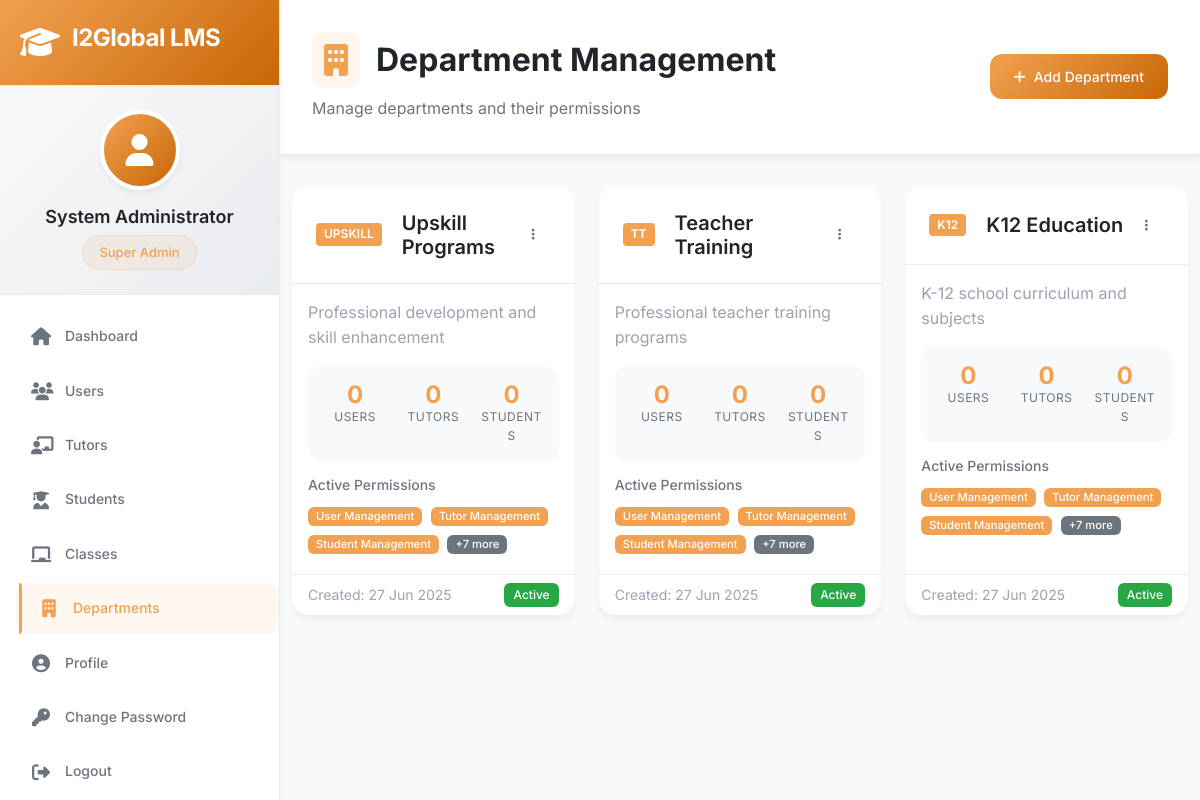
/admin/departments (signed in), run on an earlier commit of the app's database.
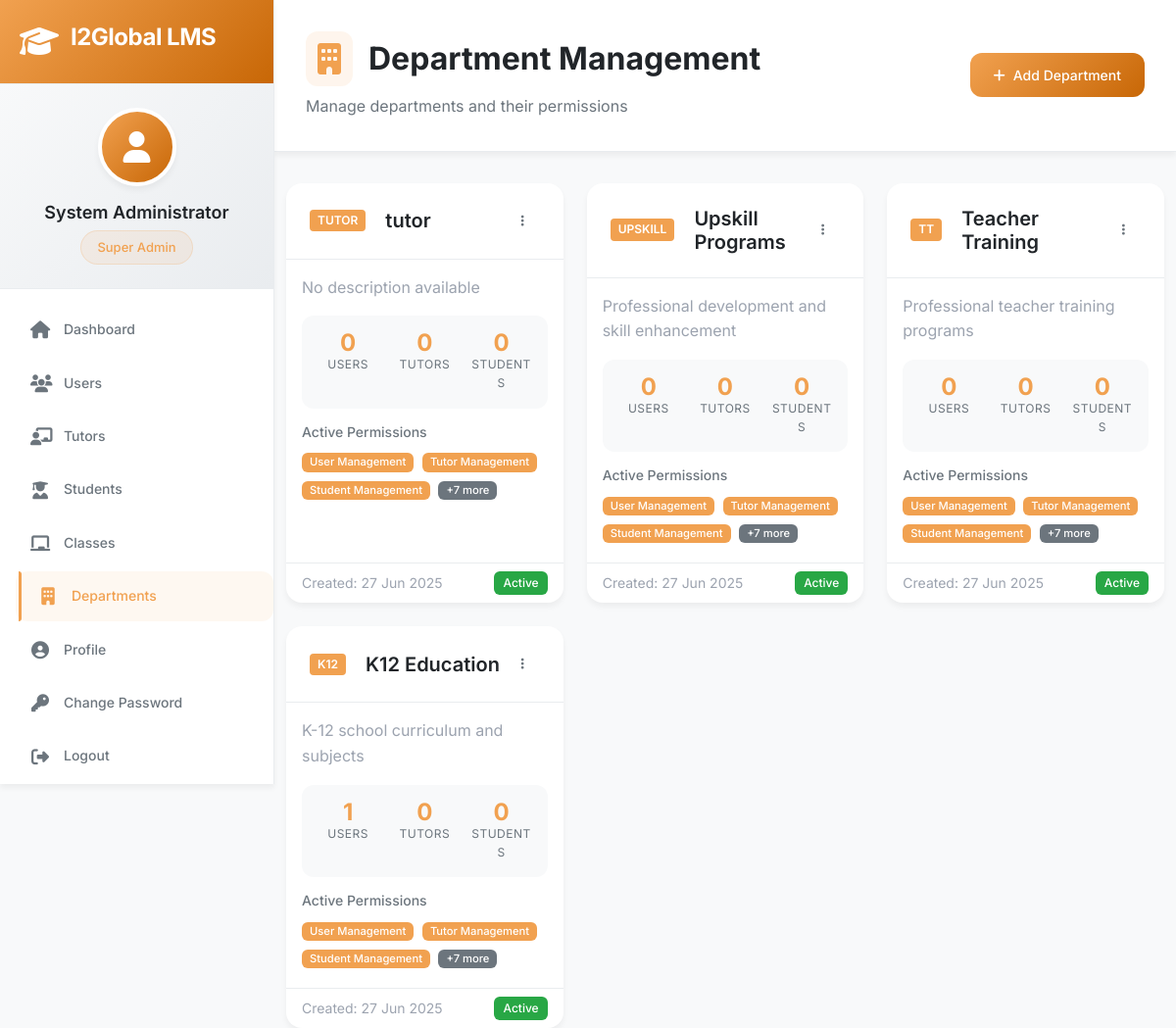
And on a later commit of the database.
### app/models/user.py (models this page shows, shortened)
class User(UserMixin, db.Model):
    __tablename__ = 'users'
    id = db.Column(db.Integer, primary_key=True)
    username = db.Column(db.String(80), unique=True, nullable=False, index=True)
    email = db.Column(db.String(120), unique=True, nullable=False, index=True)
    password_hash = db.Column(db.String(255), nullable=False)
    full_name = db.Column(db.String(100), nullable=False)
    phone = db.Column(db.String(20))
    address = db.Column(db.Text)
    profile_picture = db.Column(db.String(100))
    role = db.Column(db.String(20), nullable=False, default='tutor')  # superadmin, admin, coordinator, tutor
    department_id = db.Column(db.Integer, db.ForeignKey('departments.id'))
    is_active = db.Column(db.Boolean, default=True)
    is_verified = db.Column(db.Boolean, default=False)
    created_at = db.Column(db.DateTime, default=datetime.utcnow)
    last_login = db.Column(db.DateTime)
    joining_date = db.Column(db.Date)
    working_hours = db.Column(db.String(50))  # "9:00 AM - 6:00 PM"
    emergency_contact = db.Column(db.Text)  # JSON string
    department = db.relationship('Department', foreign_keys=[department_id], backref='users', lazy=True)
    tutor_profile = db.relationship('Tutor', backref='user', uselist=False, lazy=True)
    def has_permission(self, permission):
        if self.role == 'superadmin':
            return True
    def get_role_display(self):
        role_map = {
            'superadmin': 'Super Admin',
            'admin': 'Admin',
            'coordinator': 'Coordinator',
            'tutor': 'Tutor'
        }
        return role_map.get(self.role, self.role.title())

### app/models/department.py (models this page shows, shortened)
class Department(db.Model):
    __tablename__ = 'departments'
    id = db.Column(db.Integer, primary_key=True)
    name = db.Column(db.String(50), unique=True, nullable=False)
    code = db.Column(db.String(10), unique=True, nullable=False)  # K12, TT, UPSKILL
    description = db.Column(db.Text)
    permissions = db.Column(db.Text)  # JSON string of permissions
    is_active = db.Column(db.Boolean, default=True)
    created_at = db.Column(db.DateTime, default=datetime.utcnow)
    created_by = db.Column(db.Integer, db.ForeignKey('users.id'))
    settings = db.Column(db.Text)  # JSON string for department-specific settings
    def get_permissions(self):
        if self.permissions:
            try:
                return json.loads(self.permissions)
            except:
                return []
        return []
    def get_user_count(self):
        from app.models.user import User
        return User.query.filter_by(department_id=self.id, is_active=True).count()
    def get_tutor_count(self):
        from app.models.user import User
        return User.query.filter_by(
            department_id=self.id,
            role='tutor',
            is_active=True
        ).count()
    def get_student_count(self):
        from app.models.student import Student
        return Student.query.filter_by(
            department_id=self.id,
            is_active=True
        ).count()

### app/routes/admin.py (the view)
@bp.route('/departments')
@login_required
@admin_required
def departments():
    departments = Department.query.order_by(Department.created_at.desc()).all()
    return render_template('admin/departments.html', departments=departments)

### app/models/user.py (called while the page is built)
@login.user_loader
def load_user(user_id):
    return User.query.get(int(user_id))

### app/routes/admin.py (called while the page is built)
def admin_required(f):
    @wraps(f)
    def decorated_function(*args, **kwargs):
        if current_user.role not in ['superadmin', 'admin', 'coordinator']:
            flash('Access denied. Insufficient permissions.', 'error')
            return redirect(url_for('dashboard.index'))
        return f(*args, **kwargs)
    return decorated_function

### app/templates/admin/departments.html (shortened to what this page needs)
{% extends "base.html" %}
{% block content %}
<div class="page-header">
    <div class="d-flex justify-content-between align-items-center">
        <div>
            <h1 class="page-title">
                <i class="fas fa-building"></i>
                Department Management
            </h1>
            <p class="page-subtitle">Manage departments and their permissions</p>
        </div>
        <div class="header-actions">
            {% if current_user.role in ['superadmin', 'admin'] %}
            <button class="btn btn-primary" data-bs-toggle="modal" data-bs-target="#createDepartmentModal">
                <i class="fas fa-plus"></i>
                Add Department
            </button>
            {% endif %}
        </div>
    </div>
</div>
<div class="container-fluid">
    <div class="row g-4">
        {% for department in departments %}
        <div class="col-lg-4 col-md-6">
            <div class="card department-card h-100">
                <div class="card-header">
                    <div class="d-flex justify-content-between align-items-center">
                        <h5 class="card-title mb-0">
                            <span class="dept-code">{{ department.code }}</span>
                            {{ department.name }}
                        </h5>
                        <div class="dropdown">
                            <button class="btn btn-sm btn-outline-secondary" type="button"
                                    data-bs-toggle="dropdown" aria-expanded="false">
                                <i class="fas fa-ellipsis-v"></i>
                            </button>
                        </div>
                    </div>
                </div>
                <div class="card-body">
                    <p class="text-muted mb-3">{{ department.description or 'No description available' }}</p>
                    <div class="dept-stats">
                        <div class="row g-3">
                            <div class="col-4">
                                <div class="stat-item">
                                    <div class="stat-value">{{ department.get_user_count() }}</div>
                                    <div class="stat-label">Users</div>
                                </div>
                            </div>
                            <div class="col-4">
                                <div class="stat-item">
                                    <div class="stat-value">{{ department.get_tutor_count() }}</div>
                                    <div class="stat-label">Tutors</div>
                                </div>
                            </div>
                            <div class="col-4">
                                <div class="stat-item">
                                    <div class="stat-value">{{ department.get_student_count() }}</div>
                                    <div class="stat-label">Students</div>
                                </div>
                            </div>
                        </div>
                    </div>
                    <div class="permissions-preview mt-3">
                        <h6 class="mb-2">Active Permissions</h6>
                        <div class="permission-tags">
                            {% for permission in department.get_permissions()[:3] %}
                            <span class="badge badge-primary me-1 mb-1">{{ permission|replace('_', ' ')|title }}</span>
                            {% endfor %}
                            {% if department.get_permissions()|length > 3 %}
                            <span class="badge badge-secondary">+{{ department.get_permissions()|length - 3 }} more</span>
                            {% endif %}
                        </div>
                    </div>
                </div>
                <div class="card-footer">
                    <div class="d-flex justify-content-between align-items-center">
                        <small class="text-muted">
                            Created: {{ department.created_at.strftime('%d %b %Y') if department.created_at else 'N/A' }}
                        </small>
                        <span class="badge badge-{{ 'success' if department.is_active else 'danger' }}">
                            {{ 'Active' if department.is_active else 'Inactive' }}
                        </span>
                    </div>
                </div>
            </div>
        </div>
        {% endfor %}
    </div>
</div>
{% endblock %}

### app/templates/base.html (shortened to what this page needs)
<!DOCTYPE html>
<html lang="en">
<head>
    <link rel="stylesheet" href="https://cdnjs.cloudflare.com/ajax/libs/font-awesome/6.4.0/css/all.min.css">
    <link href="https://cdn.jsdelivr.net/npm/bootstrap@5.3.0/dist/css/bootstrap.min.css" rel="stylesheet">
</head>
<body>
    <div class="app-container">
        {% if current_user.is_authenticated %}
        <nav class="sidebar" id="sidebar">
            <div class="sidebar-header">
                <div class="logo-container">
                    <i class="fas fa-graduation-cap logo-icon"></i>
                    <h3 class="logo-text">{{ APP_NAME }}</h3>
                </div>
            </div>
            <div class="user-profile">
                <div class="user-avatar">
                    {% if current_user.profile_picture %}
                        <img src="{{ url_for('static', filename='uploads/profiles/' + current_user.profile_picture) }}" alt="Profile">
                    {% else %}
                        <i class="fas fa-user"></i>
                    {% endif %}
                </div>
                <div class="user-info">
                    <h4>{{ current_user.full_name or current_user.username }}</h4>
                    <span class="user-role">{{ current_user.get_role_display() }}</span>
                </div>
            </div>
            <ul class="nav-menu">
                <li class="nav-item">
                    <a href="{{ url_for('dashboard.index') }}" class="nav-link {% if request.endpoint == 'dashboard.admin_dashboard' or request.endpoint == 'dashboard.tutor_dashboard' %}active{% endif %}">
                        <i class="fas fa-home"></i>
                        <span>Dashboard</span>
                    </a>
                </li>
                {% if current_user.role in ['superadmin', 'admin', 'coordinator'] %}
                {% if current_user.has_permission('user_management') %}
                <li class="nav-item">
                    <a href="{{ url_for('admin.users') }}" class="nav-link {% if 'users' in request.endpoint %}active{% endif %}">
                        <i class="fas fa-users"></i>
                        <span>Users</span>
                    </a>
                </li>
                {% endif %}
                {% if current_user.has_permission('tutor_management') %}
                <li class="nav-item">
                    <a href="{{ url_for('admin.tutors') }}" class="nav-link {% if 'tutors' in request.endpoint %}active{% endif %}">
                        <i class="fas fa-chalkboard-teacher"></i>
                        <span>Tutors</span>
                    </a>
                </li>
                {% endif %}
                {% if current_user.has_permission('student_management') %}
                <li class="nav-item">
                    <a href="{{ url_for('admin.students') }}" class="nav-link {% if 'students' in request.endpoint %}active{% endif %}">
                        <i class="fas fa-user-graduate"></i>
                        <span>Students</span>
                    </a>
                </li>
                {% endif %}
                {% if current_user.has_permission('class_management') %}
                <li class="nav-item">
                    <a href="{{ url_for('admin.classes') }}" class="nav-link {% if 'classes' in request.endpoint %}active{% endif %}">
                        <i class="fas fa-chalkboard"></i>
                        <span>Classes</span>
                    </a>
                </li>
                {% endif %}
                {% if current_user.role in ['superadmin', 'admin'] %}
                <li class="nav-item">
                    <a href="{{ url_for('admin.departments') }}" class="nav-link {% if 'departments' in request.endpoint %}active{% endif %}">
                        <i class="fas fa-building"></i>
                        <span>Departments</span>
                    </a>
                </li>
                {% endif %}
                {% endif %}
                <li class="nav-item">
                    <a href="#" class="nav-link">
                        <i class="fas fa-user-circle"></i>
                        <span>Profile</span>
                    </a>
                </li>
                <li class="nav-item">
                    <a href="{{ url_for('auth.change_password') }}" class="nav-link {% if 'change_password' in request.endpoint %}active{% endif %}">
                        <i class="fas fa-key"></i>
                        <span>Change Password</span>
                    </a>
                </li>
                <li class="nav-item">
                    <a href="{{ url_for('auth.logout') }}" class="nav-link">
                        <i class="fas fa-sign-out-alt"></i>
                        <span>Logout</span>
                    </a>
                </li>
            </ul>
        </nav>
        {% endif %}
        <main class="main-content {% if not current_user.is_authenticated %}full-width{% endif %}">
            {% block content %}{% endblock %}
        </main>
    </div>
</body>
</html>

### app/templates/admin/departments.html (style rules this page uses)
.department-card { transition: var(--transition); border: none; box-shadow: var(--shadow); }
.dept-code { background: var(--primary-color); color: white; padding: 0.25rem 0.5rem; border-radius: 0.25rem; font-size: 0.75rem; font-weight: 600; margin-right: 0.5rem; }
.dept-stats { background: var(--bg-light); border-radius: var(--border-radius); padding: 1rem; }
.stat-item { text-align: center; }
.stat-value { font-size: 1.5rem; font-weight: 700; color: var(--primary-color); line-height: 1; }
.stat-label { font-size: 0.75rem; color: var(--text-secondary); text-transform: uppercase; letter-spacing: 0.5px; }
.permissions-preview h6 { font-size: 0.875rem; color: var(--text-secondary); margin-bottom: 0.5rem; }
.permission-tags { min-height: 2rem; }
.permission-tags .badge { font-size: 0.7rem; padding: 0.25rem 0.5rem; }
.card-footer { background: transparent; border-top: 1px solid var(--border-color); }

What changed in the data, as far as the page shows it:
added Department: code "TUTOR", name "tutor", description "No description available", get_user_count "0", get_tutor_count "0", get_student_count "0", 3 "User Management" "Tutor Management" "Student Management", get_permissions|length "7", created_at "27 Jun 2025", is_active "Active"
computed for Department "K12 Education": get_user_count "0" → "1"
